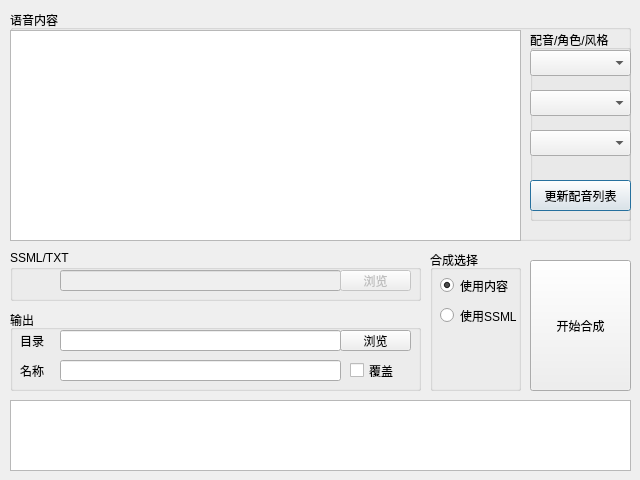
<?xml version="1.0" encoding="UTF-8"?>
<ui version="4.0">
 <class>Dialog_tts</class>
 <widget class="QDialog" name="Dialog_tts">
  <property name="geometry">
   <rect>
    <x>0</x>
    <y>0</y>
    <width>640</width>
    <height>480</height>
   </rect>
  </property>
  <property name="minimumSize">
   <size>
    <width>640</width>
    <height>480</height>
   </size>
  </property>
  <property name="maximumSize">
   <size>
    <width>640</width>
    <height>480</height>
   </size>
  </property>
  <property name="windowTitle">
   <string>语音合成</string>
  </property>
  <widget class="QGroupBox" name="groupBox">
   <property name="geometry">
    <rect>
     <x>10</x>
     <y>10</y>
     <width>621</width>
     <height>231</height>
    </rect>
   </property>
   <property name="title">
    <string>语音内容</string>
   </property>
   <widget class="QTextEdit" name="textEdit_tts_content">
    <property name="geometry">
     <rect>
      <x>0</x>
      <y>20</y>
      <width>511</width>
      <height>211</height>
     </rect>
    </property>
   </widget>
   <widget class="QGroupBox" name="groupBox_5">
    <property name="geometry">
     <rect>
      <x>520</x>
      <y>20</y>
      <width>101</width>
      <height>191</height>
     </rect>
    </property>
    <property name="title">
     <string>配音/角色/风格</string>
    </property>
    <widget class="QComboBox" name="comboBox_voice_name">
     <property name="geometry">
      <rect>
       <x>0</x>
       <y>20</y>
       <width>101</width>
       <height>26</height>
      </rect>
     </property>
    </widget>
    <widget class="QComboBox" name="comboBox_voice_role">
     <property name="geometry">
      <rect>
       <x>0</x>
       <y>60</y>
       <width>101</width>
       <height>26</height>
      </rect>
     </property>
    </widget>
    <widget class="QComboBox" name="comboBox_voice_style">
     <property name="geometry">
      <rect>
       <x>0</x>
       <y>100</y>
       <width>101</width>
       <height>26</height>
      </rect>
     </property>
    </widget>
    <widget class="QPushButton" name="pushButton_voice_list">
     <property name="geometry">
      <rect>
       <x>0</x>
       <y>150</y>
       <width>101</width>
       <height>31</height>
      </rect>
     </property>
     <property name="text">
      <string>更新配音列表</string>
     </property>
    </widget>
   </widget>
  </widget>
  <widget class="QGroupBox" name="groupBox_3">
   <property name="geometry">
    <rect>
     <x>10</x>
     <y>250</y>
     <width>411</width>
     <height>51</height>
    </rect>
   </property>
   <property name="title">
    <string>SSML/TXT</string>
   </property>
   <widget class="QLineEdit" name="lineEdit_tts_ssml_txt_path">
    <property name="enabled">
     <bool>false</bool>
    </property>
    <property name="geometry">
     <rect>
      <x>50</x>
      <y>20</y>
      <width>281</width>
      <height>21</height>
     </rect>
    </property>
   </widget>
   <widget class="QPushButton" name="pushButton_tts_ssml_txt_path">
    <property name="enabled">
     <bool>false</bool>
    </property>
    <property name="geometry">
     <rect>
      <x>330</x>
      <y>20</y>
      <width>71</width>
      <height>21</height>
     </rect>
    </property>
    <property name="text">
     <string>浏览</string>
    </property>
   </widget>
  </widget>
  <widget class="QGroupBox" name="groupBox_4">
   <property name="geometry">
    <rect>
     <x>10</x>
     <y>310</y>
     <width>411</width>
     <height>81</height>
    </rect>
   </property>
   <property name="title">
    <string>输出</string>
   </property>
   <widget class="QLabel" name="label">
    <property name="geometry">
     <rect>
      <x>10</x>
      <y>50</y>
      <width>31</width>
      <height>21</height>
     </rect>
    </property>
    <property name="text">
     <string>名称</string>
    </property>
   </widget>
   <widget class="QLineEdit" name="lineEdit_output_name">
    <property name="geometry">
     <rect>
      <x>50</x>
      <y>50</y>
      <width>281</width>
      <height>21</height>
     </rect>
    </property>
   </widget>
   <widget class="QLabel" name="label_2">
    <property name="geometry">
     <rect>
      <x>10</x>
      <y>20</y>
      <width>31</width>
      <height>21</height>
     </rect>
    </property>
    <property name="text">
     <string>目录</string>
    </property>
   </widget>
   <widget class="QLineEdit" name="lineEdit_output_path">
    <property name="geometry">
     <rect>
      <x>50</x>
      <y>20</y>
      <width>281</width>
      <height>21</height>
     </rect>
    </property>
   </widget>
   <widget class="QPushButton" name="pushButton_output_path">
    <property name="enabled">
     <bool>true</bool>
    </property>
    <property name="geometry">
     <rect>
      <x>330</x>
      <y>20</y>
      <width>71</width>
      <height>21</height>
     </rect>
    </property>
    <property name="text">
     <string>浏览</string>
    </property>
   </widget>
   <widget class="QCheckBox" name="checkBox_auto_overwrite">
    <property name="geometry">
     <rect>
      <x>340</x>
      <y>50</y>
      <width>61</width>
      <height>21</height>
     </rect>
    </property>
    <property name="text">
     <string>覆盖</string>
    </property>
   </widget>
  </widget>
  <widget class="QTextBrowser" name="textBrowser_tts">
   <property name="geometry">
    <rect>
     <x>10</x>
     <y>400</y>
     <width>621</width>
     <height>71</height>
    </rect>
   </property>
  </widget>
  <widget class="QGroupBox" name="groupBox_2">
   <property name="geometry">
    <rect>
     <x>430</x>
     <y>250</y>
     <width>91</width>
     <height>141</height>
    </rect>
   </property>
   <property name="title">
    <string>合成选择</string>
   </property>
   <widget class="QRadioButton" name="radioButton_content">
    <property name="geometry">
     <rect>
      <x>10</x>
      <y>20</y>
      <width>81</width>
      <height>31</height>
     </rect>
    </property>
    <property name="text">
     <string>使用内容</string>
    </property>
    <property name="checked">
     <bool>true</bool>
    </property>
   </widget>
   <widget class="QRadioButton" name="radioButton_ssml">
    <property name="geometry">
     <rect>
      <x>10</x>
      <y>50</y>
      <width>81</width>
      <height>31</height>
     </rect>
    </property>
    <property name="text">
     <string>使用SSML</string>
    </property>
   </widget>
  </widget>
  <widget class="QPushButton" name="pushButton_start">
   <property name="geometry">
    <rect>
     <x>530</x>
     <y>260</y>
     <width>101</width>
     <height>131</height>
    </rect>
   </property>
   <property name="text">
    <string>开始合成</string>
   </property>
  </widget>
 </widget>
 <resources/>
 <connections/>
</ui>
